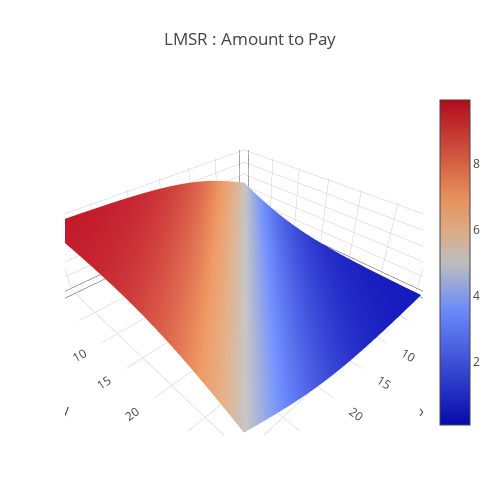

Notebook code cell kept with this figure:
### Code cell
b = 100
data = [
    go.Surface(
        z=LMSR(x + buy_amount_x, y, b)  - LMSR(x, y, b)
    )
]
layout = go.Layout(
    title='LMSR : Amount to Pay',
    autosize=False,
    width=500,
    height=500,
    margin=dict(
        l=65,
        r=50,
        b=65,
        t=90
    )
)
fig = go.Figure(data=data, layout=layout)
URL = plotly.offline.iplot(fig, filename='Costfunction-3d-surface.html')

### Figure 1 — Plotly figure (JSON) as saved in the notebook; plotly's stock layout.template omitted (floating-point values rounded to 4 significant figures; data arrays with more than 128 entries replaced by an {"elided": "..."} marker saying what was removed)
{"data": [{"type": "surface", "uid": "ef62bca5-e173-4873-a6db-ad0fe5a3a576", "z": {"elided": "32x32 float values"}}], "layout": {"autosize": false, "height": 500, "margin": {"b": 65, "l": 65, "r": 50, "t": 90}, "title": {"text": "LMSR : Amount to Pay"}, "width": 500}}
